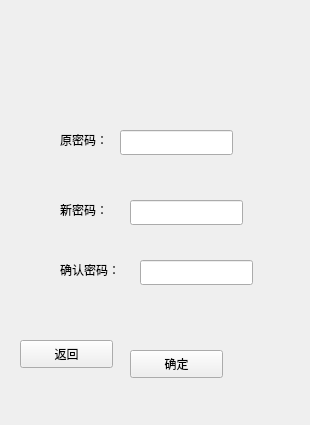
<?xml version="1.0" encoding="UTF-8"?>
<ui version="4.0">
 <class>recharge</class>
 <widget class="QWidget" name="recharge">
  <property name="geometry">
   <rect>
    <x>0</x>
    <y>0</y>
    <width>310</width>
    <height>425</height>
   </rect>
  </property>
  <property name="windowTitle">
   <string>recharge</string>
  </property>
  <widget class="QLabel" name="label">
   <property name="geometry">
    <rect>
     <x>60</x>
     <y>130</y>
     <width>69</width>
     <height>19</height>
    </rect>
   </property>
   <property name="text">
    <string>原密码：</string>
   </property>
  </widget>
  <widget class="QLabel" name="label_3">
   <property name="geometry">
    <rect>
     <x>60</x>
     <y>200</y>
     <width>69</width>
     <height>19</height>
    </rect>
   </property>
   <property name="text">
    <string>新密码：</string>
   </property>
  </widget>
  <widget class="QLabel" name="label_4">
   <property name="geometry">
    <rect>
     <x>60</x>
     <y>260</y>
     <width>69</width>
     <height>19</height>
    </rect>
   </property>
   <property name="text">
    <string>确认密码：</string>
   </property>
  </widget>
  <widget class="QLineEdit" name="lineEdit">
   <property name="geometry">
    <rect>
     <x>120</x>
     <y>130</y>
     <width>113</width>
     <height>25</height>
    </rect>
   </property>
  </widget>
  <widget class="QLineEdit" name="lineEdit_2">
   <property name="geometry">
    <rect>
     <x>130</x>
     <y>200</y>
     <width>113</width>
     <height>25</height>
    </rect>
   </property>
  </widget>
  <widget class="QLineEdit" name="lineEdit_3">
   <property name="geometry">
    <rect>
     <x>140</x>
     <y>260</y>
     <width>113</width>
     <height>25</height>
    </rect>
   </property>
  </widget>
  <widget class="QPushButton" name="pushButton">
   <property name="geometry">
    <rect>
     <x>130</x>
     <y>350</y>
     <width>93</width>
     <height>28</height>
    </rect>
   </property>
   <property name="text">
    <string>确定</string>
   </property>
  </widget>
  <widget class="QPushButton" name="turnback">
   <property name="geometry">
    <rect>
     <x>20</x>
     <y>340</y>
     <width>93</width>
     <height>28</height>
    </rect>
   </property>
   <property name="text">
    <string>返回</string>
   </property>
  </widget>
 </widget>
 <resources/>
 <connections/>
</ui>
